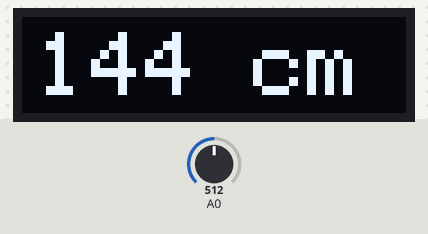
A sketch run on a simulated Arduino Uno, built with avr-gcc and run on an emulated ATmega328P. On the bench: 128×32 one-colour display. Inputs (shaded band) come from the test bench; at power-on: A0 = 512. What the sketch prints to the serial monitor is not drawn.

Above: at 1.2 s.
1.3 s: A0 set to 518
At 2.0 s:
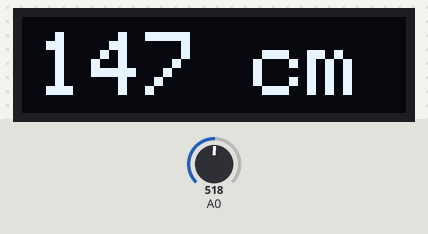
2.8 s: A0 set to 716
At 4.0 s:
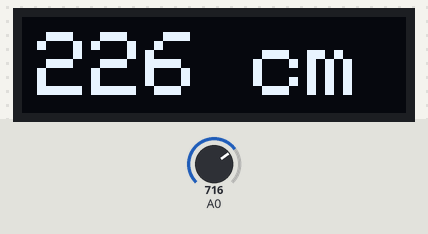
4.3 s: A0 set to 900
At 4.9 s:
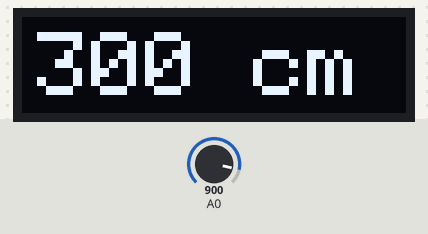
Timing chart, 0 to 7.3 s (numbered marks = the images above; inputs shaded):
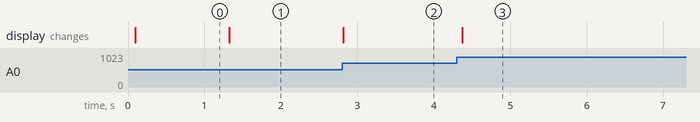

The sketch:

Hydrologendag_druksensor_OLED.ino
```cpp
// Hydrologendag_druksensor_OLED

#include <SPI.h>
#include <Wire.h>
#include <Adafruit_GFX.h>
#include <Adafruit_SSD1306.h>

#define OLED_RESET 4
Adafruit_SSD1306 display(OLED_RESET);

void setup() {
  display.begin(SSD1306_SWITCHCAPVCC, 0x3C); // initialize with the I2C addr 0x3C (for the 128x32)
  display.setTextSize(3); // Set the text size
  display.setTextColor(WHITE); // Set the text color
  Serial.begin(9600);
}

void loop()
{
  delay(50);
int diepte = (analogRead(A0) - 150) * 0.4;

/*
 diepte=(analogRead(A0)-sensorvalue_0cm)*(345/(1023-sensorvalue_0cm)
 maximale range 5psi sensor = 345 cm
 maximale analogRead = 1023
 sensorvalue_0cm = analogRead met sensor boven water
 */

   Serial.print("analogRead ");
   Serial.print(analogRead(A0));
   Serial.print("  diepte ");
   Serial.print(diepte);
   Serial.println(" cm"); // Append the unit

   display.clearDisplay(); // Clear the display
   display.setCursor(5,5); // Set the cursor at the beginning of the display
   display.print(diepte); // Print diepte
   display.println(" cm"); // Append the unit
   display.display(); // Display depth and unit on the display
   }
```

Measured:
- after the input at 1.3 s, the display: changes at once (image 1)
- after the input at 2.8 s, the display: changes at once (image 2)
- after the input at 4.3 s, the display: changes after 0.08 s (image 3)
